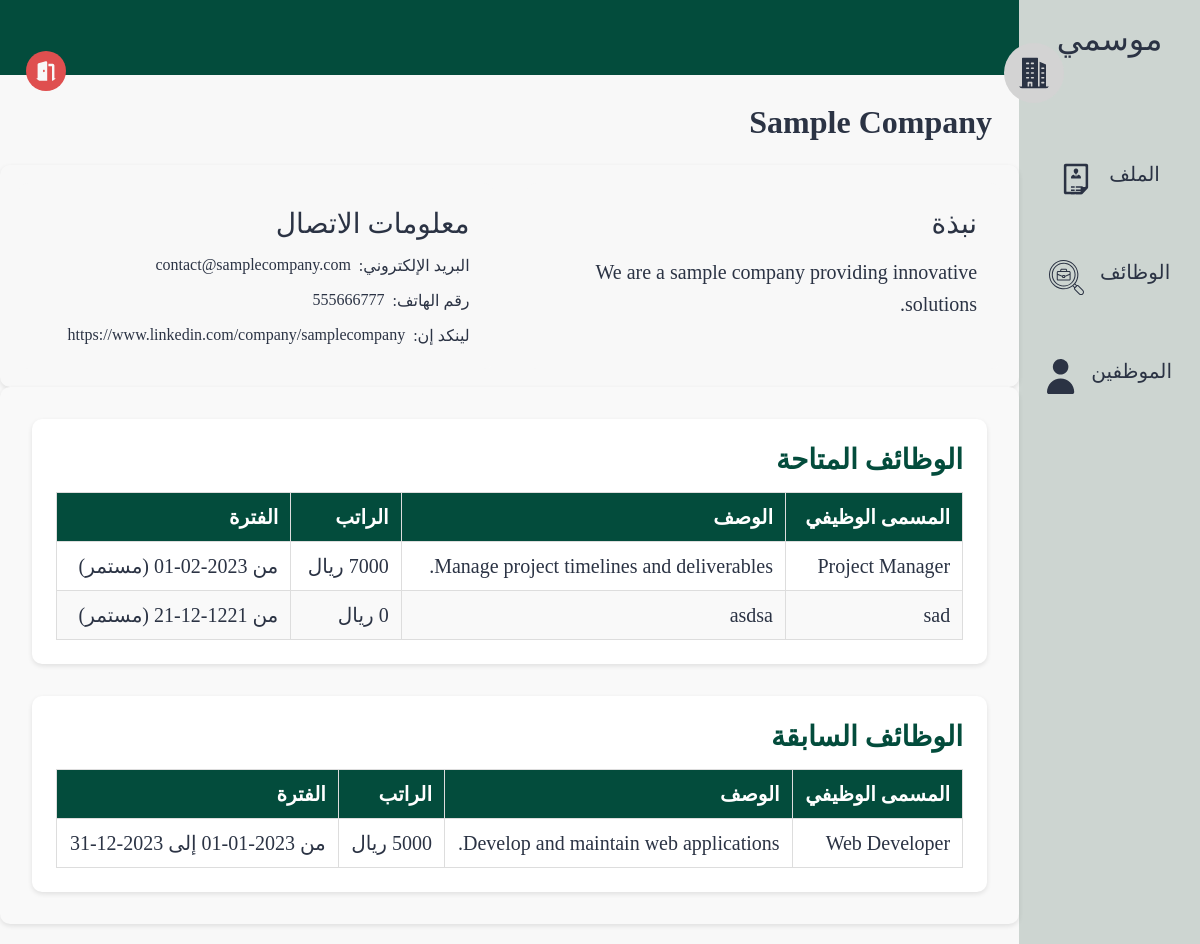
Page /pages/company.php?id=1 (signed in) on the committed database.
### tables this page shows
CREATE TABLE company (
    company_id INTEGER PRIMARY KEY, 
    owner_id INTEGER,
    hr_id INTEGER,
    name TEXT,
    location TEXT,
    email TEXT,
    linkedin Text,
    phone TEXT,
    bio TEXT,
    FOREIGN KEY (owner_id) REFERENCES users(id) ON DELETE CASCADE,
    FOREIGN KEY (hr_id) REFERENCES users(id) ON DELETE CASCADE
);

CREATE TABLE jobs (
    job_id INTEGER PRIMARY KEY, 
    company_id INTEGER,
    name TEXT,
    description TEXT,
    salary INTEGER,
    language_id INTEGER,
    type BOOLEAN,
    start DATE,
    end DATE NULL,
    FOREIGN KEY (company_id) REFERENCES company(company_id) ON DELETE CASCADE,
    FOREIGN KEY (language_id) REFERENCES languages(language_id) ON DELETE CASCADE
);

### src/database/fetch.php (called while the page is built, shortened)
<?php
include('../database/data.php');
function fetchAllCompanyJobs($company_id)
{
    global $db;
    $company_id = intval($company_id);
    $stmt = $db->prepare('SELECT * FROM jobs WHERE company_id = :company_id');
    $stmt->bindValue(':company_id', $company_id, SQLITE3_INTEGER);
    $result = $stmt->execute();
    $jobs = [];
    while ($row = $result->fetchArray(SQLITE3_ASSOC)) {
        $jobs[] = $row;
    }
    return $jobs;
}

### src/pages/company.php (the view, shortened to what this page needs)
<?php
include('../database/data.php');
$company_id = isset($_GET["id"]) ? intval($_GET["id"]) : ($_SESSION['user']['company_id'] ?? 0);
$stmt = $db->prepare("SELECT * FROM company WHERE company_id = :company_id");
$stmt->bindValue(':company_id', $company_id, SQLITE3_INTEGER);
$result = $stmt->execute()->fetchArray(SQLITE3_ASSOC);
$name = $result['name'] ?? 'غير معروف';
$bio = $result['bio'] ?? 'لا توجد معلومات';
$email = $result['email'] ?? 'غير متوفر';
$phone = $result['phone'] ?? 'غير متوفر';
$linkedin = $result['linkedin'] ?? '#';
$jobs = fetchAllCompanyJobs($company_id);
$today = date("Y-m-d");
$availableJobs = [];
$previousJobs = [];
foreach ($jobs as $job) {
    if (empty($job["end"]) || $job["end"] >= $today) {
        $availableJobs[] = $job;
    } else {
        $previousJobs[] = $job;
    }
}
?>
<!DOCTYPE html>
<html lang="ar" dir="rtl">
<head>
  <link rel="stylesheet" href="../styles/profile.css">
</head>
<body>
  <section class="page-structure">
    <?php
      include "../components/NavBar.php";
    ?>
    <section class="page-content">
      <div class="username">
        <img class="profile-pic" src="../images/company.svg" alt="صورة الشركة">
        <div class="user">
          <h2 id="companyNameDisplay"><?php echo htmlspecialchars($name); ?></h2>
        </div>
      </div>
      <div class="options">
        <a href="../pages/logout.php">
          <img class="nav-icon" style="--color: #DF4F4F" src="../images/logout.svg" alt="شعار تسجيل الخروج">
        </a>
      </div>
      <header></header>
      <main>
        <section class="profile-details">
          <div class="block about">
            <h2>نبذة</h2>
            <div id="companyAboutDisplay">
              <p><?php echo htmlspecialchars($bio); ?></p>
            </div>
          </div>
          <div class="block contacts">
            <h2>معلومات الاتصال</h2>
            <div id="companyContactDisplay">
              <ul>
                <li>البريد الإلكتروني:
                  <a href="mailto:<?php echo htmlspecialchars($email); ?>"><?php echo htmlspecialchars($email?? 'لا يوجد'); ?></a>
                </li>
                <li>رقم الهاتف:
                  <a href="tel:<?php echo htmlspecialchars($phone); ?>"><?php echo htmlspecialchars($phone?? 'لا يوجد'); ?></a>
                </li>
                <li>لينكد إن:
                  <a href="<?php echo htmlspecialchars($linkedin); ?>" target="_blank"><?php echo htmlspecialchars($linkedin ?? 'لا يوجد'); ?></a>
                </li>
              </ul>
            </div>
        </section>
        <section class="recent-activity">
          <div class="block experinces">
            <h2>الوظائف المتاحة</h2>
            <table border="1" cellpadding="5" cellspacing="0" style="width:100%; text-align:right;">
              <tr>
                <th>المسمى الوظيفي</th>
                <th>الوصف</th>
                <th>الراتب</th>
                <th>الفترة</th>
              </tr>
              <?php if (!empty($availableJobs)): ?>
                <?php foreach ($availableJobs as $job): ?>
                  <tr>
                    <td><?= htmlspecialchars($job["name"]) ?></td>
                    <td><?= htmlspecialchars($job["description"]) ?></td>
                    <td><?= htmlspecialchars($job["salary"]) ?> ريال</td>
                    <td>
                      من <?= htmlspecialchars($job["start"]) ?>
                      <?php if (!empty($job["end"])): ?>
                        إلى <?= htmlspecialchars($job["end"]) ?>
                      <?php else: ?>
                        (مستمر)
                      <?php endif; ?>
                    </td>
                  </tr>
                <?php endforeach; ?>
              <?php else: ?>
                <tr>
                  <td colspan="4" style="text-align: center;">لا توجد وظائف متاحة</td>
                </tr>
              <?php endif; ?>
            </table>
          </div>
          <div class="block experinces">
            <h2>الوظائف السابقة</h2>
            <table border="1" cellpadding="5" cellspacing="0" style="width:100%; text-align:right;">
              <tr>
                <th>المسمى الوظيفي</th>
                <th>الوصف</th>
                <th>الراتب</th>
                <th>الفترة</th>
              </tr>
              <?php if (!empty($previousJobs)): ?>
                <?php foreach ($previousJobs as $job): ?>
                  <tr>
                    <td><?= htmlspecialchars($job["name"]) ?></td>
                    <td><?= htmlspecialchars($job["description"]) ?></td>
                    <td><?= htmlspecialchars($job["salary"]) ?> ريال</td>
                    <td>
                      من <?= htmlspecialchars($job["start"]) ?>
                      إلى <?= htmlspecialchars($job["end"]) ?>
                    </td>
                  </tr>
                <?php endforeach; ?>
              <?php else: ?>
                <tr>
                  <td colspan="4" style="text-align: center;">لا توجد وظائف سابقة</td>
                </tr>
              <?php endif; ?>
            </table>
          </div>
        </section>
      </main>
    </section>
  </section>
</body>
</html>

### src/styles/profile.css (style rules this page uses)
* { color: var(--black-color); }
body { background-color: var(--white-color); }
.nav-icon { --color: var(--white-alt-color); background-color: var(--color); width: 40px; height: 40px; border-radius: 50%; padding: 0.5rem; }
section.page-content { width: 100%; }
header { position: relative; display: flex; align-items: center; justify-content: space-between; min-height: 75px; background-color: var(--main-color); padding: 1.25rem 3rem; }
.username .profile-pic { width: 60px; height: 60px; padding: 10px; border-radius: 50%; background-color: lightgray; top: 0; }
.username { display: flex; align-items: center; gap: 0.75rem; height: 65px; position: absolute; top: 0; right: 18px; z-index: 1000; padding: 0.5rem 1rem; right: 10%; top: 40px; }
.options { display: flex; align-items: center; gap: 0.75rem; height: 65px; position: absolute; top: 40px; left: 10px; z-index: 1000; padding: 0.5rem 1rem; }
.username h2 { font-size: 2rem; }
.username .user { position: static; margin-top: 100px; }
header::after { content: ""; position: absolute; right: 0; bottom: 0; width: 70%; height: 4px; background-color: var(--main-color); }
main { margin-top: 70px; width: 100%; padding: 1rem; }
main section { border-radius: 10px; box-shadow: 0 2px 5px rgba(0, 0, 0, 0.1); padding: 18px; }
.profile-details { display: grid; grid-template-columns: 1fr 1fr; gap: 2rem; }
.profile-details .block { display: flex; flex-direction: column; gap: 1rem; background-color: var(--white-color); padding: 1.5rem; border-radius: 10px; }
.profile-details .block h2 { font-size: 1.75rem; font-weight: 500; }
.profile-details .block ul { list-style: none; padding-inline-start: 0; display: flex; flex-wrap: wrap; gap: 1rem; }
.profile-details .block ul li { display: flex; gap: 0.5rem; font-size: 1rem; }
.profile-details .block.about p { font-size: 1.25rem; line-height: 1.6; }
.recent-activity { display: flex; flex-direction: column; gap: 2rem; padding: 2rem; background-color: #f9f9f9; border-radius: 10px; }
.recent-activity .block { background-color: #fff; padding: 1.5rem; border-radius: 10px; box-shadow: 0 2px 5px rgba(0, 0, 0, 0.1); }
.recent-activity .block h2 { font-size: 1.75rem; margin-bottom: 1rem; color: var(--main-color); }
.experinces table { width: 100%; border-collapse: collapse; font-size: 1.25rem; margin-top: 1rem; }
.experinces table th, .experinces table td { padding: 0.75rem; text-align: right; border: 1px solid #ddd; }
.experinces table th { background-color: var(--main-color); color: #fff; }
.experinces table tr:nth-child(odd) { background-color: #f9f9f9; }
.experinces table tr:nth-child(even) { background-color: #fff; }
@media (min-width: 992px) { main { padding: 1.25rem 0; } }

### src/styles/globals.css (style rules this page uses)
*, *::before, *::after { box-sizing: border-box; margin: 0; padding: 0; list-style: none; text-decoration: none; }
:root { --main-color: #034c3c; --secondary-color: #d2b48c; --white-color: #f8f8f8; --black-color: #2b3344; --white-alt-color: #cdd5d1; }
a { display: block; color: var(--black-color); }
.page-structure { display: flex; min-height: 100vh; }

### rows in the picture
company: name "Sample Company", bio "We are a sample company providing innovative solutions.", email "contact@samplecompany.com", phone "555666777", linkedin "https://www.linkedin.com/company/samplecompany"
jobs: name "Project Manager", description "Manage project timelines and deliverables.", start "2023-02-01", shows "(مستمر)"
jobs: name "sad", description "asdsa", start "1221-12-21", shows "(مستمر)"
jobs: name "Web Developer", description "Develop and maintain web applications.", end "2023-12-31"

### other values in the picture
$nav['title'] "الملف"
$nav['title'] "الوظائف"
$nav['title'] "الموظفين"
